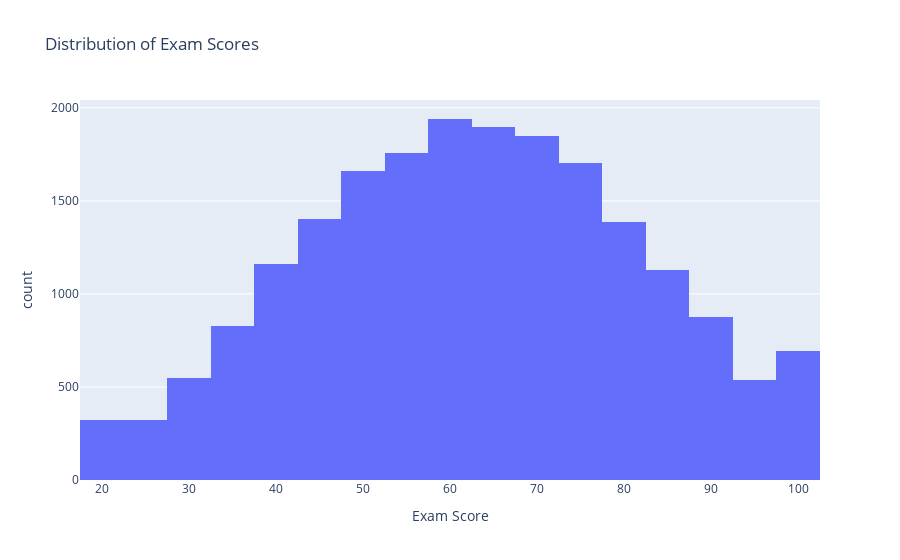

The cell this chart's notebook holds for it:
### Code cell
fig = px.histogram(
    df,
    x="exam_score",
    nbins=30,
    title="Distribution of Exam Scores",
    labels={"exam_score": "Exam Score"}
)

fig.show()

### Figure 1 — Plotly figure (JSON) as saved in the notebook; plotly's stock layout.template omitted (floating-point values rounded to 4 significant figures; data arrays with more than 128 entries replaced by an {"elided": "..."} marker saying what was removed)
{"data": [{"alignmentgroup": "True", "bingroup": "x", "hovertemplate": "Exam Score=%{x}<br>count=%{y}<extra></extra>", "legendgroup": "", "marker": {"color": "#636efa", "pattern": {"shape": ""}}, "name": "", "nbinsx": 30, "offsetgroup": "", "orientation": "v", "showlegend": false, "type": "histogram", "x": {"elided": "20000 float values"}, "xaxis": "x", "yaxis": "y"}], "layout": {"barmode": "relative", "legend": {"tracegroupgap": 0}, "title": {"text": "Distribution of Exam Scores"}, "xaxis": {"anchor": "y", "domain": [0, 1], "title": {"text": "Exam Score"}}, "yaxis": {"anchor": "x", "domain": [0, 1], "title": {"text": "count"}}}}
